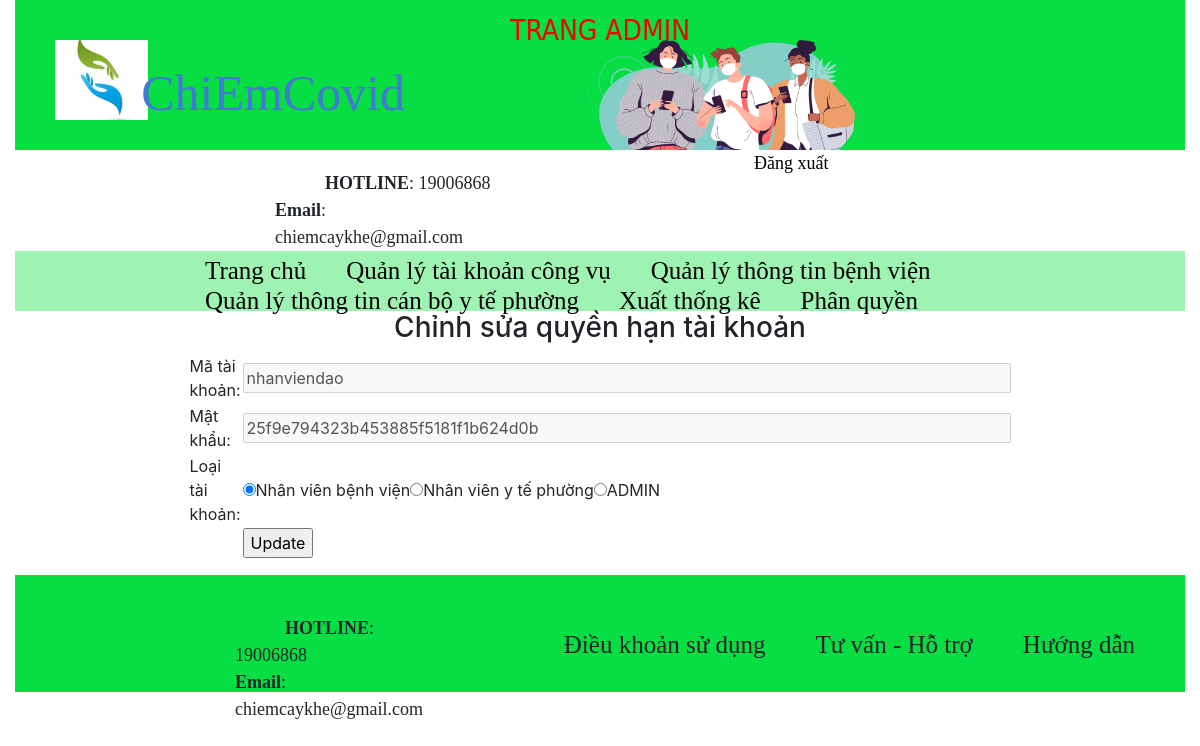
/QuanTriHeThong/ADMIN/index.php?updatequyen&&matk=nhanviendao (signed in), run on the app's committed database.
### tables this page shows
CREATE TABLE `taikhoancv` (
  `MaTK` varchar(20) NOT NULL,
  `password` varchar(50) NOT NULL,
  `phanquyen` tinyint(4) NOT NULL,
  PRIMARY KEY  (`MaTK`)
);

### QuanTriHeThong/ADMIN/Controller/cTaikhoan.php (called while the page is built, shortened)
<?php
	include("Model/mTaikhoan.php");
	class cTaikhoan{
		function view_taikhoan_by_id($matk){
			$p = new mTaikhoan();
			$ds = $p -> select_taikhoan_by_id($matk);
			return $ds;
		}
	}
?>

### QuanTriHeThong/ADMIN/Model/ketnoi.php (called while the page is built, shortened)
<?php
    class ketnoi{
        function moketnoi(&$conn){
            $conn = mysql_connect("localhost","covid","123456");
            if($conn){
                return mysql_select_db("htdieuphoibncovid");
            }else{
                return false;
            }
        }
    }
 ?>

### QuanTriHeThong/ADMIN/Model/mTaikhoan.php (called while the page is built, shortened)
<?php
	include_once("ketnoi.php");
	class mTaikhoan{
		function select_taikhoan_by_id($matk){
			$p = new ketnoi();
			if($p -> moketnoi($conn,$_SESSION['matk'],$_SESSION['password'])){
				$string = "SELECT * FROM taikhoancv WHERE MaTK = '".$matk."'";
				$table = mysql_query($string);
				return $table;
			}else{
				return false;
			}
		}
	}
?>

### QuanTriHeThong/ADMIN/View/vChinhsuaquyen.php (the view, shortened to what this page needs)
<?php
	include("Controller/cTaikhoan.php");
	$matk = $_REQUEST['matk'];
	$p = new cTaikhoan();
	$table = $p->view_taikhoan_by_id($matk);
?>
<div>
	<h3 style="text-align: center">Chỉnh sửa quyền hạn tài khoản</h3>
	<form action="#" method="post" enctype="multipart/form-data">
		<table style="margin: auto; width: 60%;text-align: left">
			<?php
				if($table){
					if(mysql_num_rows($table)>0){
						while($row = mysql_fetch_assoc($table)){
							echo "<tr>";
							echo "<td>Mã tài khoản:</td>";
							echo "<td><input type='text' size='70' name='MaTK' value='".$row['MaTK']."' disabled></td>";
							echo "</tr>";
							echo "<tr>";
							echo "<td>Mật khẩu:</td>";
							echo "<td><input type='text' size='70' name='password' value='".$row['password']."'disabled></td>";
							echo "</tr>";
							$array = array(
    							"1" => "Nhân viên bệnh viện",
    							"2" => "Nhân viên y tế phường",
    							"3" => "ADMIN",
							);
							echo "<tr>";
							echo "<td>Loại tài khoản:</td>";
							echo "<td>";
							foreach($array as $key=>$a){
									if($key != $row['phanquyen']){
										echo "<input type='radio' name='loaitaikhoan' value='".$key."'>".$a."";
									}else{
										echo "<input type='radio' name='loaitaikhoan' value='".$row['phanquyen']."' checked='checked'>".$a."";
									}
							}
							echo "</td>";
							echo "</tr>";
							echo "<tr>";
							echo "<td></td>";
							echo "<td><input type='submit' name='update_quyen' value='Update'></td>";
							echo "</tr>";
						}
					}
				}
			?>
		</table>
	</form>
</div>

### QuanTriHeThong/ADMIN/CSS/style.css (style rules this page uses)
body { padding:0px; margin:0 auto; box-sizing:border-box; }

### QuanTriHeThong/ADMIN/CSS/style1.css (style rules this page uses)
body { padding:0px; margin:0 auto; box-sizing:border-box; }

### data on the page
taikhoancv: MaTK "nhanviendao", password "25f9e794323b453885f5181f1b624d0b", a "Nhân viên bệnh viện", a "Nhân viên y tế phường", a "ADMIN"
